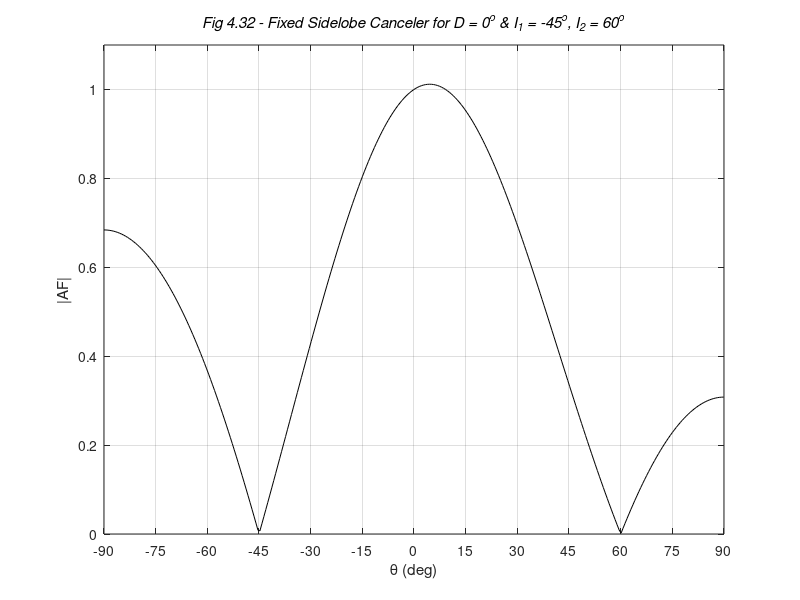

Here is the MATLAB script that generated this plot:
%%%%%%%%%%%%%%%%%%%%%%%%%%%%%%%%%%%%%%%%%%%%%%%%%%%%%%%%%%%%%
%%                                                         %%
%% ******************************************************  %%
%% * Smart Antennas for Wireless Applications w/ Matlab *  %%
%% ******************************************************  %%
%%                                                         %%
%% Chapter 4: Fig 4.32                                     %%
%%                                                         %%
%% Author: Frank Gross                                     %%
%% McGraw-Hill, 2005                                       %%
%% Date:  9/12/2004                                        %%
%%                                                         %%
%% This code creates Fig 4.32, a 2 Element Fixed Sidelobe  %%
%%     Canceler, for desired signal 0 deg and interferers  %%
%%     theta1 = -45 deg, theta 2 = 60 deg, d = lambda/2.   %%
%%%%%%%%%%%%%%%%%%%%%%%%%%%%%%%%%%%%%%%%%%%%%%%%%%%%%%%%%%%%%      

%%------------------- Define Variables:--------------------%%
% d - Element spacing                                       %
% N - Number of stages in Butler Matrix                     %
% theta - angle (rad)                                       %
% w - Array weights for Array Factor                        %
% AF - Array Factor for Fixed Sidelobe Canceler             %
%%---------------------------------------------------------%%

%%---------------------- Given Values ----------------------%%

d = 0.5;
N = 3;
theta = -pi/2:.01:pi/2;

w = [0.748 + 0.094*j, -0.496, 0.748 - 0.094*j];

%%---------------------- Create Array Factor -------------------------%%

AF = w(1)*exp(-1j*pi*d*sin(theta)) + w(2) + w(3)*exp(1j*pi*d*sin(theta));

%%----------------------- Plot Results ---------------------%%

figure(1), plot(theta*180/pi,abs(AF),'k')
title('\bf\itFig 4.32 - Fixed Sidelobe Canceler for D = 0^o & I_1 = -45^o, I_2 = 60^o')
xlabel('\theta (deg)'), ylabel('|AF|')
grid on

% Alter axis properties 
axis([-90 90 0 1.1]), set(gca,'xTick',[-90:15:90])
